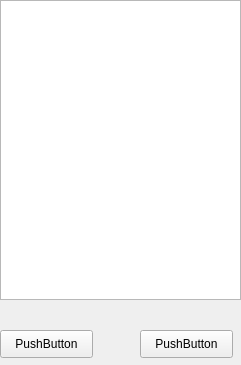
<?xml version="1.0" encoding="UTF-8"?>
<ui version="4.0">
 <class>look_all_friend</class>
 <widget class="QWidget" name="look_all_friend">
  <property name="geometry">
   <rect>
    <x>0</x>
    <y>0</y>
    <width>241</width>
    <height>365</height>
   </rect>
  </property>
  <property name="windowTitle">
   <string>look_all_friend</string>
  </property>
  <widget class="QListWidget" name="listWidget">
   <property name="geometry">
    <rect>
     <x>0</x>
     <y>0</y>
     <width>241</width>
     <height>300</height>
    </rect>
   </property>
  </widget>
  <widget class="QPushButton" name="pushButton">
   <property name="geometry">
    <rect>
     <x>0</x>
     <y>330</y>
     <width>93</width>
     <height>28</height>
    </rect>
   </property>
   <property name="text">
    <string>PushButton</string>
   </property>
  </widget>
  <widget class="QPushButton" name="pushButton_2">
   <property name="geometry">
    <rect>
     <x>140</x>
     <y>330</y>
     <width>93</width>
     <height>28</height>
    </rect>
   </property>
   <property name="text">
    <string>PushButton</string>
   </property>
  </widget>
 </widget>
 <layoutdefault spacing="6" margin="11"/>
 <resources/>
 <connections/>
</ui>
